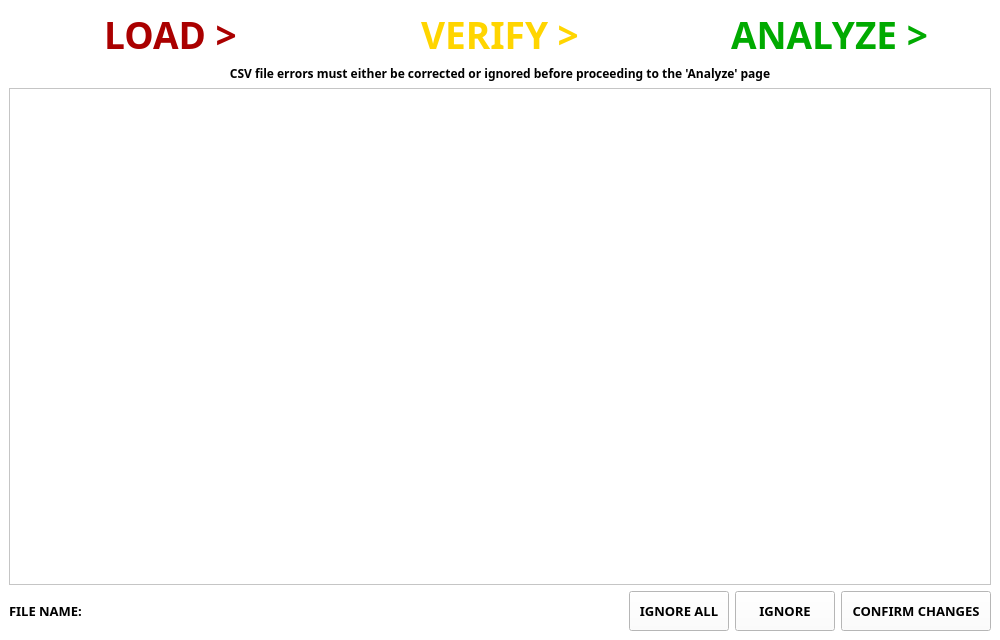
<?xml version="1.0" encoding="UTF-8"?>
<ui version="4.0">
 <class>VerifyCSV</class>
 <widget class="QMainWindow" name="VerifyCSV">
  <property name="geometry">
   <rect>
    <x>0</x>
    <y>0</y>
    <width>1000</width>
    <height>640</height>
   </rect>
  </property>
  <property name="minimumSize">
   <size>
    <width>800</width>
    <height>600</height>
   </size>
  </property>
  <property name="palette">
   <palette>
    <active>
     <colorrole role="WindowText">
      <brush brushstyle="SolidPattern">
       <color alpha="255">
        <red>0</red>
        <green>0</green>
        <blue>0</blue>
       </color>
      </brush>
     </colorrole>
     <colorrole role="Button">
      <brush brushstyle="SolidPattern">
       <color alpha="255">
        <red>255</red>
        <green>255</green>
        <blue>255</blue>
       </color>
      </brush>
     </colorrole>
     <colorrole role="Light">
      <brush brushstyle="SolidPattern">
       <color alpha="255">
        <red>255</red>
        <green>255</green>
        <blue>255</blue>
       </color>
      </brush>
     </colorrole>
     <colorrole role="Midlight">
      <brush brushstyle="SolidPattern">
       <color alpha="255">
        <red>255</red>
        <green>255</green>
        <blue>255</blue>
       </color>
      </brush>
     </colorrole>
     <colorrole role="Dark">
      <brush brushstyle="SolidPattern">
       <color alpha="255">
        <red>127</red>
        <green>127</green>
        <blue>127</blue>
       </color>
      </brush>
     </colorrole>
     <colorrole role="Mid">
      <brush brushstyle="SolidPattern">
       <color alpha="255">
        <red>170</red>
        <green>170</green>
        <blue>170</blue>
       </color>
      </brush>
     </colorrole>
     <colorrole role="Text">
      <brush brushstyle="SolidPattern">
       <color alpha="255">
        <red>0</red>
        <green>0</green>
        <blue>0</blue>
       </color>
      </brush>
     </colorrole>
     <colorrole role="BrightText">
      <brush brushstyle="SolidPattern">
       <color alpha="255">
        <red>255</red>
        <green>255</green>
        <blue>255</blue>
       </color>
      </brush>
     </colorrole>
     <colorrole role="ButtonText">
      <brush brushstyle="SolidPattern">
       <color alpha="255">
        <red>0</red>
        <green>0</green>
        <blue>0</blue>
       </color>
      </brush>
     </colorrole>
     <colorrole role="Base">
      <brush brushstyle="SolidPattern">
       <color alpha="255">
        <red>255</red>
        <green>255</green>
        <blue>255</blue>
       </color>
      </brush>
     </colorrole>
     <colorrole role="Window">
      <brush brushstyle="SolidPattern">
       <color alpha="255">
        <red>255</red>
        <green>255</green>
        <blue>255</blue>
       </color>
      </brush>
     </colorrole>
     <colorrole role="Shadow">
      <brush brushstyle="SolidPattern">
       <color alpha="255">
        <red>0</red>
        <green>0</green>
        <blue>0</blue>
       </color>
      </brush>
     </colorrole>
     <colorrole role="AlternateBase">
      <brush brushstyle="SolidPattern">
       <color alpha="255">
        <red>255</red>
        <green>255</green>
        <blue>255</blue>
       </color>
      </brush>
     </colorrole>
     <colorrole role="ToolTipBase">
      <brush brushstyle="SolidPattern">
       <color alpha="255">
        <red>255</red>
        <green>255</green>
        <blue>220</blue>
       </color>
      </brush>
     </colorrole>
     <colorrole role="ToolTipText">
      <brush brushstyle="SolidPattern">
       <color alpha="255">
        <red>0</red>
        <green>0</green>
        <blue>0</blue>
       </color>
      </brush>
     </colorrole>
    </active>
    <inactive>
     <colorrole role="WindowText">
      <brush brushstyle="SolidPattern">
       <color alpha="255">
        <red>0</red>
        <green>0</green>
        <blue>0</blue>
       </color>
      </brush>
     </colorrole>
     <colorrole role="Button">
      <brush brushstyle="SolidPattern">
       <color alpha="255">
        <red>255</red>
        <green>255</green>
        <blue>255</blue>
       </color>
      </brush>
     </colorrole>
     <colorrole role="Light">
      <brush brushstyle="SolidPattern">
       <color alpha="255">
        <red>255</red>
        <green>255</green>
        <blue>255</blue>
       </color>
      </brush>
     </colorrole>
     <colorrole role="Midlight">
      <brush brushstyle="SolidPattern">
       <color alpha="255">
        <red>255</red>
        <green>255</green>
        <blue>255</blue>
       </color>
      </brush>
     </colorrole>
     <colorrole role="Dark">
      <brush brushstyle="SolidPattern">
       <color alpha="255">
        <red>127</red>
        <green>127</green>
        <blue>127</blue>
       </color>
      </brush>
     </colorrole>
     <colorrole role="Mid">
      <brush brushstyle="SolidPattern">
       <color alpha="255">
        <red>170</red>
        <green>170</green>
        <blue>170</blue>
       </color>
      </brush>
     </colorrole>
     <colorrole role="Text">
      <brush brushstyle="SolidPattern">
       <color alpha="255">
        <red>0</red>
        <green>0</green>
        <blue>0</blue>
       </color>
      </brush>
     </colorrole>
     <colorrole role="BrightText">
      <brush brushstyle="SolidPattern">
       <color alpha="255">
        <red>255</red>
        <green>255</green>
        <blue>255</blue>
       </color>
      </brush>
     </colorrole>
     <colorrole role="ButtonText">
      <brush brushstyle="SolidPattern">
       <color alpha="255">
        <red>0</red>
        <green>0</green>
        <blue>0</blue>
       </color>
      </brush>
     </colorrole>
     <colorrole role="Base">
      <brush brushstyle="SolidPattern">
       <color alpha="255">
        <red>255</red>
        <green>255</green>
        <blue>255</blue>
       </color>
      </brush>
     </colorrole>
     <colorrole role="Window">
      <brush brushstyle="SolidPattern">
       <color alpha="255">
        <red>255</red>
        <green>255</green>
        <blue>255</blue>
       </color>
      </brush>
     </colorrole>
     <colorrole role="Shadow">
      <brush brushstyle="SolidPattern">
       <color alpha="255">
        <red>0</red>
        <green>0</green>
        <blue>0</blue>
       </color>
      </brush>
     </colorrole>
     <colorrole role="AlternateBase">
      <brush brushstyle="SolidPattern">
       <color alpha="255">
        <red>255</red>
        <green>255</green>
        <blue>255</blue>
       </color>
      </brush>
     </colorrole>
     <colorrole role="ToolTipBase">
      <brush brushstyle="SolidPattern">
       <color alpha="255">
        <red>255</red>
        <green>255</green>
        <blue>220</blue>
       </color>
      </brush>
     </colorrole>
     <colorrole role="ToolTipText">
      <brush brushstyle="SolidPattern">
       <color alpha="255">
        <red>0</red>
        <green>0</green>
        <blue>0</blue>
       </color>
      </brush>
     </colorrole>
    </inactive>
    <disabled>
     <colorrole role="WindowText">
      <brush brushstyle="SolidPattern">
       <color alpha="255">
        <red>127</red>
        <green>127</green>
        <blue>127</blue>
       </color>
      </brush>
     </colorrole>
     <colorrole role="Button">
      <brush brushstyle="SolidPattern">
       <color alpha="255">
        <red>255</red>
        <green>255</green>
        <blue>255</blue>
       </color>
      </brush>
     </colorrole>
     <colorrole role="Light">
      <brush brushstyle="SolidPattern">
       <color alpha="255">
        <red>255</red>
        <green>255</green>
        <blue>255</blue>
       </color>
      </brush>
     </colorrole>
     <colorrole role="Midlight">
      <brush brushstyle="SolidPattern">
       <color alpha="255">
        <red>255</red>
        <green>255</green>
        <blue>255</blue>
       </color>
      </brush>
     </colorrole>
     <colorrole role="Dark">
      <brush brushstyle="SolidPattern">
       <color alpha="255">
        <red>127</red>
        <green>127</green>
        <blue>127</blue>
       </color>
      </brush>
     </colorrole>
     <colorrole role="Mid">
      <brush brushstyle="SolidPattern">
       <color alpha="255">
        <red>170</red>
        <green>170</green>
        <blue>170</blue>
       </color>
      </brush>
     </colorrole>
     <colorrole role="Text">
      <brush brushstyle="SolidPattern">
       <color alpha="255">
        <red>127</red>
        <green>127</green>
        <blue>127</blue>
       </color>
      </brush>
     </colorrole>
     <colorrole role="BrightText">
      <brush brushstyle="SolidPattern">
       <color alpha="255">
        <red>255</red>
        <green>255</green>
        <blue>255</blue>
       </color>
      </brush>
     </colorrole>
     <colorrole role="ButtonText">
      <brush brushstyle="SolidPattern">
       <color alpha="255">
        <red>127</red>
        <green>127</green>
        <blue>127</blue>
       </color>
      </brush>
     </colorrole>
     <colorrole role="Base">
      <brush brushstyle="SolidPattern">
       <color alpha="255">
        <red>255</red>
        <green>255</green>
        <blue>255</blue>
       </color>
      </brush>
     </colorrole>
     <colorrole role="Window">
      <brush brushstyle="SolidPattern">
       <color alpha="255">
        <red>255</red>
        <green>255</green>
        <blue>255</blue>
       </color>
      </brush>
     </colorrole>
     <colorrole role="Shadow">
      <brush brushstyle="SolidPattern">
       <color alpha="255">
        <red>0</red>
        <green>0</green>
        <blue>0</blue>
       </color>
      </brush>
     </colorrole>
     <colorrole role="AlternateBase">
      <brush brushstyle="SolidPattern">
       <color alpha="255">
        <red>255</red>
        <green>255</green>
        <blue>255</blue>
       </color>
      </brush>
     </colorrole>
     <colorrole role="ToolTipBase">
      <brush brushstyle="SolidPattern">
       <color alpha="255">
        <red>255</red>
        <green>255</green>
        <blue>220</blue>
       </color>
      </brush>
     </colorrole>
     <colorrole role="ToolTipText">
      <brush brushstyle="SolidPattern">
       <color alpha="255">
        <red>0</red>
        <green>0</green>
        <blue>0</blue>
       </color>
      </brush>
     </colorrole>
    </disabled>
   </palette>
  </property>
  <property name="windowTitle">
   <string>MainWindow</string>
  </property>
  <property name="autoFillBackground">
   <bool>true</bool>
  </property>
  <widget class="QWidget" name="centralwidget">
   <property name="minimumSize">
    <size>
     <width>800</width>
     <height>600</height>
    </size>
   </property>
   <layout class="QGridLayout" name="gridLayout">
    <item row="0" column="0">
     <layout class="QHBoxLayout" name="navigation_area">
      <property name="sizeConstraint">
       <enum>QLayout::SetDefaultConstraint</enum>
      </property>
      <item>
       <widget class="QPushButton" name="load_btn">
        <property name="maximumSize">
         <size>
          <width>16777215</width>
          <height>50</height>
         </size>
        </property>
        <property name="palette">
         <palette>
          <active>
           <colorrole role="ButtonText">
            <brush brushstyle="SolidPattern">
             <color alpha="255">
              <red>170</red>
              <green>0</green>
              <blue>0</blue>
             </color>
            </brush>
           </colorrole>
          </active>
          <inactive>
           <colorrole role="ButtonText">
            <brush brushstyle="SolidPattern">
             <color alpha="255">
              <red>170</red>
              <green>0</green>
              <blue>0</blue>
             </color>
            </brush>
           </colorrole>
          </inactive>
          <disabled>
           <colorrole role="ButtonText">
            <brush brushstyle="SolidPattern">
             <color alpha="255">
              <red>120</red>
              <green>120</green>
              <blue>120</blue>
             </color>
            </brush>
           </colorrole>
          </disabled>
         </palette>
        </property>
        <property name="font">
         <font>
          <family>Arial Black</family>
          <pointsize>28</pointsize>
          <weight>75</weight>
          <bold>true</bold>
         </font>
        </property>
        <property name="text">
         <string>LOAD &gt;</string>
        </property>
        <property name="flat">
         <bool>true</bool>
        </property>
       </widget>
      </item>
      <item>
       <widget class="QPushButton" name="verify_btn">
        <property name="maximumSize">
         <size>
          <width>16777215</width>
          <height>50</height>
         </size>
        </property>
        <property name="palette">
         <palette>
          <active>
           <colorrole role="ButtonText">
            <brush brushstyle="SolidPattern">
             <color alpha="255">
              <red>255</red>
              <green>213</green>
              <blue>0</blue>
             </color>
            </brush>
           </colorrole>
          </active>
          <inactive>
           <colorrole role="ButtonText">
            <brush brushstyle="SolidPattern">
             <color alpha="255">
              <red>255</red>
              <green>213</green>
              <blue>0</blue>
             </color>
            </brush>
           </colorrole>
          </inactive>
          <disabled>
           <colorrole role="ButtonText">
            <brush brushstyle="SolidPattern">
             <color alpha="255">
              <red>120</red>
              <green>120</green>
              <blue>120</blue>
             </color>
            </brush>
           </colorrole>
          </disabled>
         </palette>
        </property>
        <property name="font">
         <font>
          <family>Arial Black</family>
          <pointsize>28</pointsize>
          <weight>75</weight>
          <bold>true</bold>
         </font>
        </property>
        <property name="text">
         <string>VERIFY &gt;</string>
        </property>
        <property name="flat">
         <bool>true</bool>
        </property>
       </widget>
      </item>
      <item>
       <widget class="QPushButton" name="analyze_btn">
        <property name="maximumSize">
         <size>
          <width>16777215</width>
          <height>50</height>
         </size>
        </property>
        <property name="palette">
         <palette>
          <active>
           <colorrole role="ButtonText">
            <brush brushstyle="SolidPattern">
             <color alpha="255">
              <red>0</red>
              <green>170</green>
              <blue>0</blue>
             </color>
            </brush>
           </colorrole>
          </active>
          <inactive>
           <colorrole role="ButtonText">
            <brush brushstyle="SolidPattern">
             <color alpha="255">
              <red>0</red>
              <green>170</green>
              <blue>0</blue>
             </color>
            </brush>
           </colorrole>
          </inactive>
          <disabled>
           <colorrole role="ButtonText">
            <brush brushstyle="SolidPattern">
             <color alpha="255">
              <red>120</red>
              <green>120</green>
              <blue>120</blue>
             </color>
            </brush>
           </colorrole>
          </disabled>
         </palette>
        </property>
        <property name="font">
         <font>
          <family>Arial Black</family>
          <pointsize>28</pointsize>
          <weight>75</weight>
          <bold>true</bold>
         </font>
        </property>
        <property name="text">
         <string>ANALYZE &gt;</string>
        </property>
        <property name="flat">
         <bool>true</bool>
        </property>
       </widget>
      </item>
     </layout>
    </item>
    <item row="1" column="0">
     <layout class="QVBoxLayout" name="table_area">
      <item>
       <widget class="QLabel" name="instruction_label">
        <property name="font">
         <font>
          <family>Arial Black</family>
          <weight>75</weight>
          <bold>true</bold>
         </font>
        </property>
        <property name="text">
         <string>&lt;html&gt;&lt;head/&gt;&lt;body&gt;&lt;p&gt;&lt;span style=&quot; font-weight:600;&quot;&gt;CSV file errors must either be corrected or ignored before proceeding to the 'Analyze' page&lt;/span&gt;&lt;/p&gt;&lt;/body&gt;&lt;/html&gt;</string>
        </property>
        <property name="alignment">
         <set>Qt::AlignCenter</set>
        </property>
       </widget>
      </item>
      <item>
       <widget class="QTableView" name="error_table">
        <property name="alternatingRowColors">
         <bool>false</bool>
        </property>
        <property name="selectionBehavior">
         <enum>QAbstractItemView::SelectRows</enum>
        </property>
       </widget>
      </item>
     </layout>
    </item>
    <item row="2" column="0">
     <layout class="QHBoxLayout" name="horizontalLayout">
      <item>
       <widget class="QLabel" name="file_name_label">
        <property name="minimumSize">
         <size>
          <width>90</width>
          <height>40</height>
         </size>
        </property>
        <property name="maximumSize">
         <size>
          <width>90</width>
          <height>40</height>
         </size>
        </property>
        <property name="font">
         <font>
          <family>Arial Black</family>
          <pointsize>10</pointsize>
          <weight>75</weight>
          <bold>true</bold>
         </font>
        </property>
        <property name="text">
         <string>FILE NAME: </string>
        </property>
       </widget>
      </item>
      <item>
       <widget class="QLabel" name="file_name">
        <property name="minimumSize">
         <size>
          <width>0</width>
          <height>40</height>
         </size>
        </property>
        <property name="maximumSize">
         <size>
          <width>16777215</width>
          <height>40</height>
         </size>
        </property>
        <property name="text">
         <string/>
        </property>
       </widget>
      </item>
      <item>
       <widget class="QPushButton" name="ignoreall_btn">
        <property name="minimumSize">
         <size>
          <width>100</width>
          <height>40</height>
         </size>
        </property>
        <property name="maximumSize">
         <size>
          <width>100</width>
          <height>40</height>
         </size>
        </property>
        <property name="font">
         <font>
          <family>Arial Black</family>
          <pointsize>10</pointsize>
          <weight>75</weight>
          <bold>true</bold>
         </font>
        </property>
        <property name="text">
         <string>IGNORE ALL</string>
        </property>
       </widget>
      </item>
      <item>
       <widget class="QPushButton" name="ignore_btn">
        <property name="minimumSize">
         <size>
          <width>100</width>
          <height>40</height>
         </size>
        </property>
        <property name="maximumSize">
         <size>
          <width>100</width>
          <height>40</height>
         </size>
        </property>
        <property name="font">
         <font>
          <family>Arial Black</family>
          <pointsize>10</pointsize>
          <weight>75</weight>
          <bold>true</bold>
         </font>
        </property>
        <property name="text">
         <string>IGNORE</string>
        </property>
       </widget>
      </item>
      <item>
       <widget class="QPushButton" name="confirm_btn">
        <property name="minimumSize">
         <size>
          <width>150</width>
          <height>40</height>
         </size>
        </property>
        <property name="maximumSize">
         <size>
          <width>150</width>
          <height>40</height>
         </size>
        </property>
        <property name="font">
         <font>
          <family>Arial Black</family>
          <pointsize>10</pointsize>
          <weight>75</weight>
          <bold>true</bold>
         </font>
        </property>
        <property name="text">
         <string>CONFIRM CHANGES</string>
        </property>
       </widget>
      </item>
     </layout>
    </item>
   </layout>
  </widget>
 </widget>
 <resources/>
 <connections/>
</ui>
